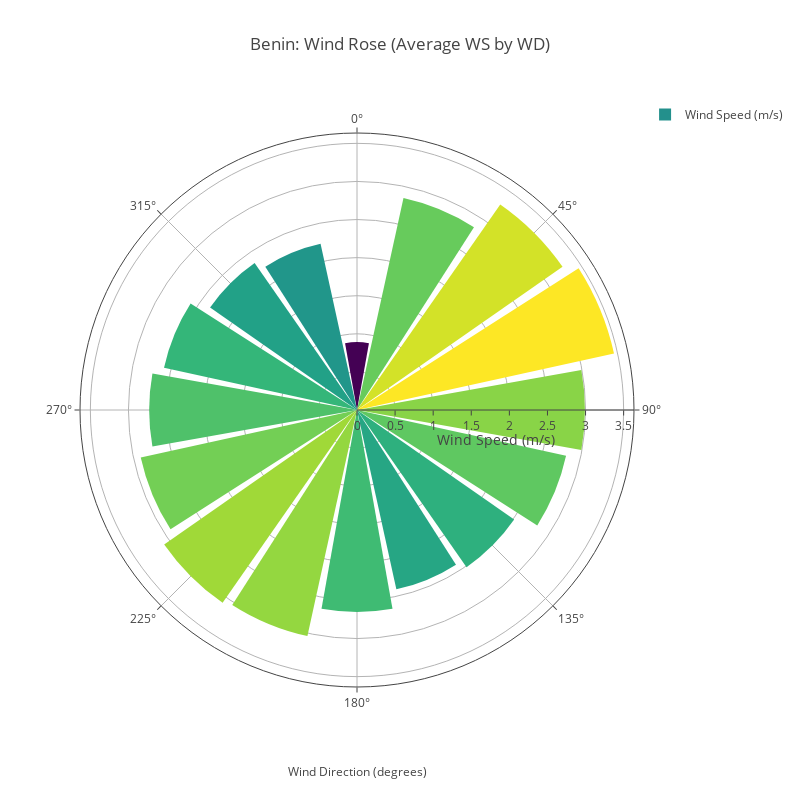

Notebook cell for this chart:
### Markdown cell above
## Wind & Distribution Analysis
Wind rose for WS/WD, histograms for GHI, WS.

### Code cell
# Windrose for WS/WD
eda.plot_wind_rose(df_clean,country_name)

### Figure 1 — Plotly figure (JSON) as saved in the notebook; plotly's stock layout.template omitted (floating-point values rounded to 4 significant figures)
{"data": [{"hoverinfo": "text", "hoverlabel": {"font": {"color": "black", "size": 12}}, "marker": {"color": [0.8911, 2.848, 3.288, 3.454, 2.992, 2.809, 2.515, 2.41, 2.65, 3.037, 3.085, 2.906, 2.728, 2.593, 2.351, 2.233], "colorscale": [[0, "#440154"], [0.1111, "#482878"], [0.2222, "#3e4989"], [0.3333, "#31688e"], [0.4444, "#26828e"], [0.5556, "#1f9e89"], [0.6667, "#35b779"], [0.7778, "#6ece58"], [0.8889, "#b5de2b"], [1, "#fde725"]]}, "name": "Wind Speed (m/s)", "r": [0.8911, 2.848, 3.288, 3.454, 2.992, 2.809, 2.515, 2.41, 2.65, 3.037, 3.085, 2.906, 2.728, 2.593, 2.351, 2.233], "text": ["r=0.9, θ=0°", "r=2.8, θ=22°", "r=3.3, θ=45°", "r=3.5, θ=68°", "r=3.0, θ=90°", "r=2.8, θ=112°", "r=2.5, θ=135°", "r=2.4, θ=158°", "r=2.7, θ=180°", "r=3.0, θ=202°", "r=3.1, θ=225°", "r=2.9, θ=248°", "r=2.7, θ=270°", "r=2.6, θ=292°", "r=2.4, θ=315°", "r=2.2, θ=338°"], "theta": [0, 22.5, 45, 67.5, 90, 112.5, 135, 157.5, 180, 202.5, 225, 247.5, 270, 292.5, 315, 337.5], "type": "barpolar"}], "layout": {"annotations": [{"font": {"size": 12}, "showarrow": false, "text": "Wind Direction (degrees)", "x": 0.5, "xref": "paper", "y": -0.1, "yref": "paper"}], "height": 800, "polar": {"angularaxis": {"direction": "clockwise", "showticklabels": true}, "radialaxis": {"title": {"text": "Wind Speed (m/s)"}, "visible": true}}, "showlegend": true, "title": {"text": "Benin: Wind Rose (Average WS by WD)"}, "width": 800}}
